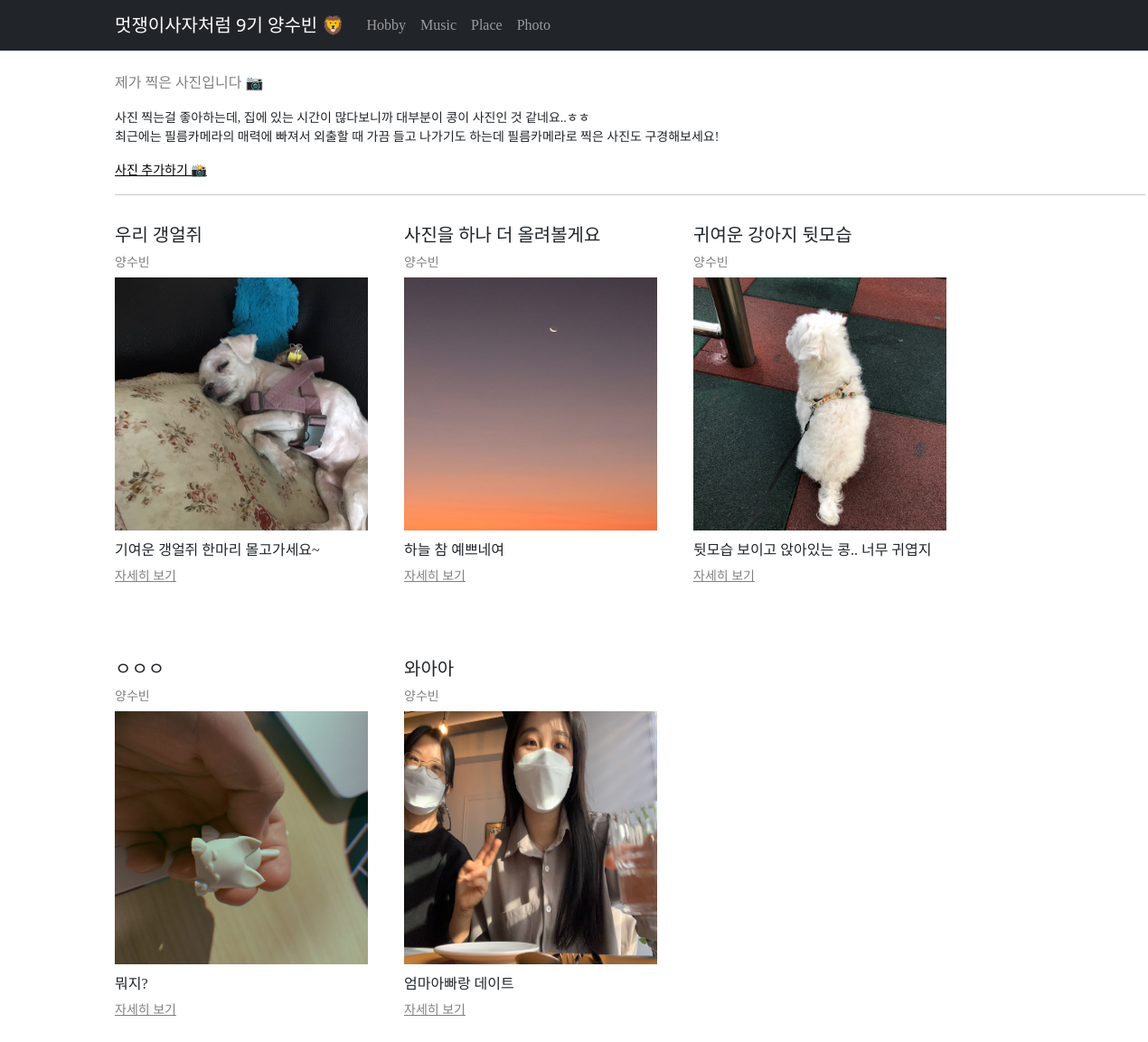
The app's page /photo/, older data.
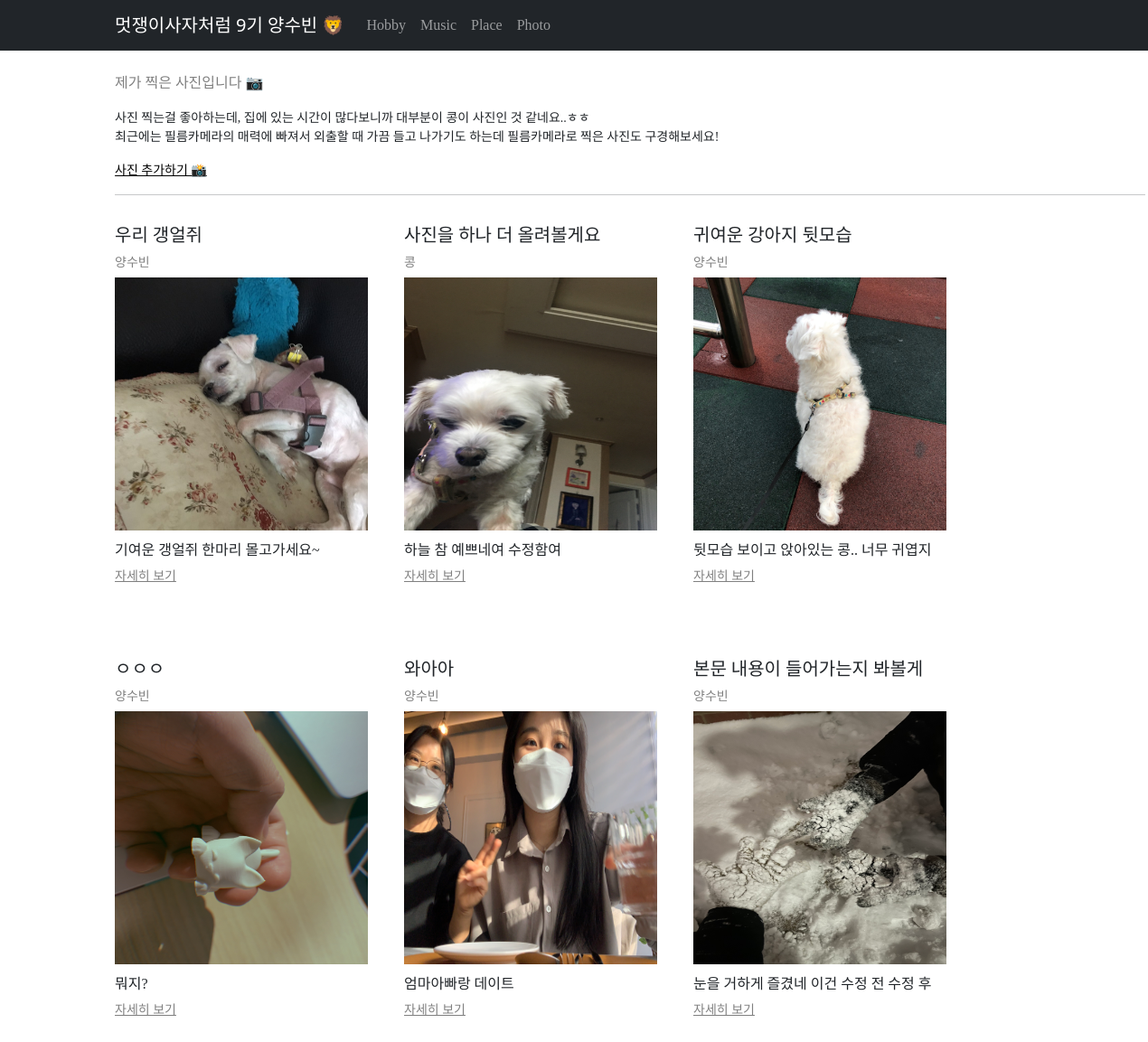
The same page, newer data.
### subin/models.py (models this page shows, shortened)
class Photo(models.Model):
    title = models.CharField(max_length=200)
    writer = models.CharField(max_length=100)
    pub_date = models.DateTimeField()
    image = models.ImageField(upload_to='images/', blank=True, null = True)
    body = models.TextField()
    def summary(self):
        return self.body[:24]

### subin/views.py (the view)
# urls.py: path('photo/', views.photo, name="photo"),
def photo(request):
    photos = Photo.objects.all()
    return render(request, "photo.html", {'photos':photos})

### subin/templates/photo.html (shortened to what this page needs)
{% extends 'base.html' %}
{% block contents %}
<div class="mainbox">
    <p>제가 찍은 사진입니다 📷  </p>
    <p class="subtext">사진 찍는걸 좋아하는데, 집에 있는 시간이 많다보니까 대부분이 콩이 사진인 것 같네요..ㅎㅎ
        <br>최근에는 필름카메라의 매력에 빠져서 외출할 때 가끔 들고 나가기도 하는데 필름카메라로 찍은 사진도 구경해보세요!</p>
    <a href="{% url 'new' %}" class="addBtn">사진 추가하기 📸</a>
    <hr>
    <div class="content">
            {% for photo in photos %}
            <div class="photobox">
                <h4 class="title">{{photo.title}}</h4>
                <p class="writer">{{photo.writer}}</p>
                {% if photo.image %}
                <img src="{{photo.image.url}}" width=280 height=280 alt="photo_image" class="photo">
                {% endif %}
                {{photo.summary}}
                <a href="{% url 'detail' photo.id %}" class="moreBtn">자세히 보기</a><br>
            </div>
            {% endfor %}
    </div>
</div>
{% endblock %}

### introproject/templates/base.html (shortened to what this page needs)
<!DOCTYPE html>
<html lang="en">
<head>
    <link href="https://cdn.jsdelivr.net/npm/bootstrap@5.0.2/dist/css/bootstrap.min.css" rel="stylesheet">
</head>
<body>
    <nav class="navbar navbar-expand-md navbar-dark bg-dark mb-4">
        <div class="container-fluid">
            <a class="navbar-brand" href="{% url 'home' %}">멋쟁이사자처럼 9기 양수빈 🦁</a>
            <div class="collapse navbar-collapse" id="navbarCollapse">
                <ul class="navbar-nav me-auto mb-2 mb-md-0">
                    <li class="nav-item">
                        <a class="nav-link" href="{% url 'hobby' %}">Hobby</a>
                    </li>
                    <li class="nav-item">
                        <a class="nav-link" href="{% url 'music' %}">Music</a>
                    </li>
                    <li class="nav-item">
                        <a class="nav-link" href="{% url 'place' %}">Place</a>
                    </li>
                    <li class="nav-item">
                        <a class="nav-link" href="{% url 'photo' %}">Photo</a>
                    </li>
                </ul>
            </div>
        </div>
    </nav>
    <div class="container">
      {% block contents %}
      {% endblock %}
    </div>
</body>
</html>

### introproject/templates/base.html (style rules this page uses)
.cnavbar-brand, .nav-item { font-family: 'Pretendard-Regular'; }
.container { font-family: 'Pretendard-Regular'; flex-wrap: inherit; align-items: center; justify-content: space-between; padding: 0; margin: 0 10%; }
.container-fluid { padding: 0; margin: 0 10%; }

### subin/templates/photo.html (style rules this page uses)
.title { font-family: 'Pretendard-Regular'; font-size: 20px; font-weight: 500; }
.mainbox > p:nth-child(1) { color: gray; display: block; }
.subtext { font-family: 'Pretendard-Regular'; font-size: 14px; }
.addBtn { color: black; font-size: 14px; display: block; }
.content { display: inline-flex; padding: 0; margin: 0; width: 100%; height: 100%; align-items: flex-start; flex-wrap: wrap; flex-direction: row; align-content: stretch; }
.photobox { width: 19em; height: 28em; display: inline-block; margin: 1em 1em 1em 0; padding-bottom: 1em; }
.writer { margin: 0; color: gray; font-size: 14px; padding-bottom: 6px; }
.photo { display: block; margin-bottom: 10px; }
.moreBtn { color: gray; font-size: 14px; display: block; margin-top: 6px; }

Row changes from the older to the newer data that the page shows:
changed Photo "사진을 하나 더 올려볼게요": writer "양수빈" → "콩"; image: a different picture; summary "하늘 참 예쁘네여" → "하늘 참 예쁘네여 수정함여"
added Photo: title "본문 내용이 들어가는지 봐볼게", writer "양수빈", image (picture), summary "눈을 거하게 즐겼네 이건 수정 전 수정 후"
